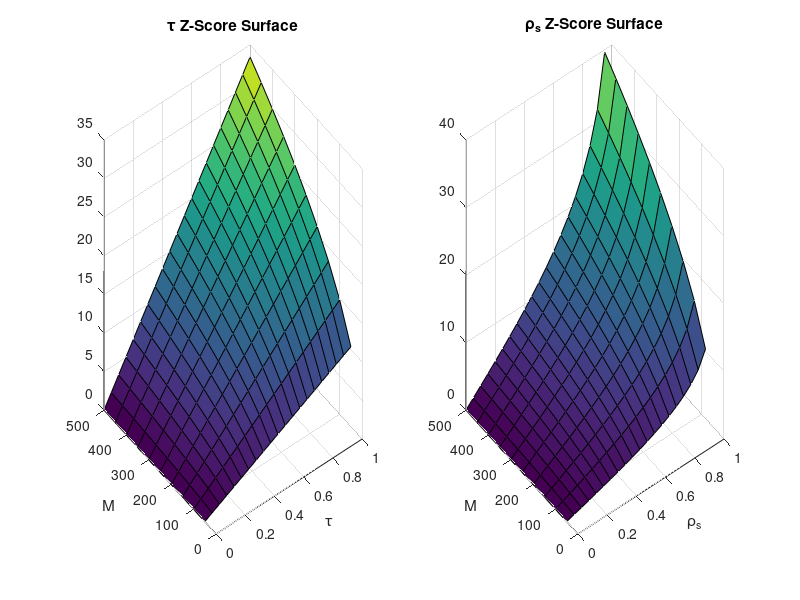

Write MATLAB code to recreate this figure.
% generate some plots on what Kendall's Tau and Spearman's Rho's Z-score
% surfaces look like

% Kendall's Tau
tau = 0:.05:1;
M = 50:50:500;
z_tau = zeros(length(M),length(tau));
for mm=1:length(M)
    for tt=1:length(tau)
        z_tau(mm,tt) = tau(tt)./sqrt( (2*(2*M(mm)+5))./(9*M(mm).*(M(mm))) );
    end
end
subplot(1,2,1); surf(tau,M,z_tau); xlabel('\tau'); ylabel('M'); title('\tau Z-Score Surface');

% Spearman's Rho
srho = 0:.05:1;
M = 50:50:500;
z_srho = zeros(length(M),length(srho));
for mm=1:length(M)
    for tt=1:length(srho)
        rho_val = srho(tt);
        Fr = 0.5*log( (1+rho_val)./(1-rho_val) );
        z_srho(mm,tt) = sqrt( (M(mm)-3)/1.06 ).*Fr;
    end
end
subplot(1,2,1); surf(tau,M,z_tau); xlabel('\tau'); ylabel('M'); title('\tau Z-Score Surface');
subplot(1,2,2); surf(srho,M,z_srho); xlabel('\rho_s'); ylabel('M'); title('\rho_s Z-Score Surface');
